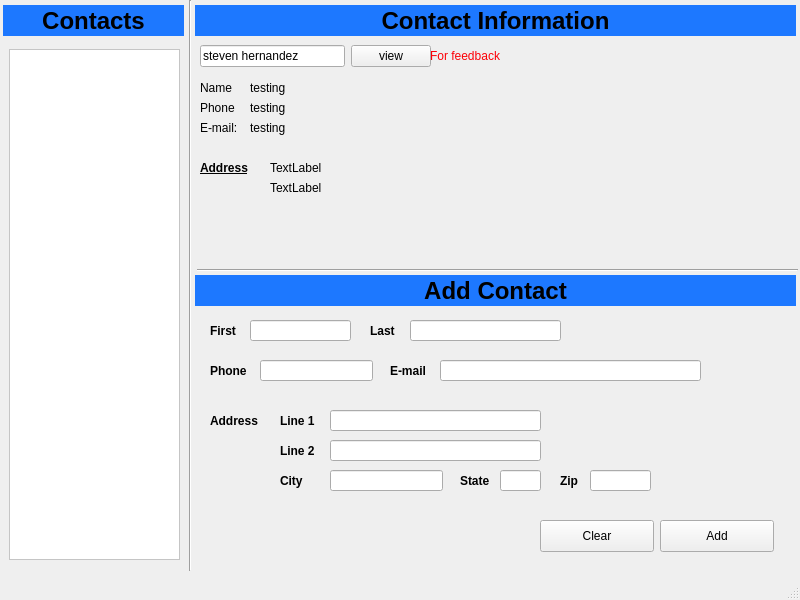
<?xml version="1.0" encoding="UTF-8"?>
<ui version="4.0">
 <class>MainWindow</class>
 <widget class="QMainWindow" name="MainWindow">
  <property name="geometry">
   <rect>
    <x>0</x>
    <y>0</y>
    <width>800</width>
    <height>600</height>
   </rect>
  </property>
  <property name="windowTitle">
   <string>MainWindow</string>
  </property>
  <widget class="QWidget" name="centralwidget">
   <widget class="QScrollArea" name="contactScrollArea">
    <property name="geometry">
     <rect>
      <x>9</x>
      <y>49</y>
      <width>171</width>
      <height>511</height>
     </rect>
    </property>
    <property name="styleSheet">
     <string notr="true">background-color: rgb(255, 255, 255);</string>
    </property>
    <property name="widgetResizable">
     <bool>true</bool>
    </property>
    <widget class="QWidget" name="scrollAreaWidgetContents">
     <property name="geometry">
      <rect>
       <x>0</x>
       <y>0</y>
       <width>169</width>
       <height>509</height>
      </rect>
     </property>
    </widget>
   </widget>
   <widget class="QLabel" name="contactsHeader">
    <property name="geometry">
     <rect>
      <x>-2</x>
      <y>0</y>
      <width>191</width>
      <height>41</height>
     </rect>
    </property>
    <property name="font">
     <font>
      <pointsize>18</pointsize>
      <weight>75</weight>
      <bold>true</bold>
     </font>
    </property>
    <property name="autoFillBackground">
     <bool>false</bool>
    </property>
    <property name="styleSheet">
     <string notr="true">background-color: rgb(29, 120, 255);
margin:5px</string>
    </property>
    <property name="text">
     <string>Contacts</string>
    </property>
    <property name="alignment">
     <set>Qt::AlignCenter</set>
    </property>
   </widget>
   <widget class="QLabel" name="firstNameLbl">
    <property name="geometry">
     <rect>
      <x>210</x>
      <y>320</y>
      <width>31</width>
      <height>21</height>
     </rect>
    </property>
    <property name="font">
     <font>
      <weight>75</weight>
      <bold>true</bold>
     </font>
    </property>
    <property name="text">
     <string>First</string>
    </property>
   </widget>
   <widget class="QLineEdit" name="firstNameInput">
    <property name="geometry">
     <rect>
      <x>250</x>
      <y>320</y>
      <width>101</width>
      <height>21</height>
     </rect>
    </property>
    <property name="text">
     <string/>
    </property>
   </widget>
   <widget class="QLabel" name="lastNamelbl">
    <property name="geometry">
     <rect>
      <x>370</x>
      <y>320</y>
      <width>31</width>
      <height>21</height>
     </rect>
    </property>
    <property name="font">
     <font>
      <weight>75</weight>
      <bold>true</bold>
     </font>
    </property>
    <property name="text">
     <string>Last</string>
    </property>
   </widget>
   <widget class="QLineEdit" name="lastNameInput">
    <property name="geometry">
     <rect>
      <x>410</x>
      <y>320</y>
      <width>151</width>
      <height>21</height>
     </rect>
    </property>
    <property name="text">
     <string/>
    </property>
   </widget>
   <widget class="QLabel" name="phoneLbl">
    <property name="geometry">
     <rect>
      <x>210</x>
      <y>360</y>
      <width>41</width>
      <height>21</height>
     </rect>
    </property>
    <property name="font">
     <font>
      <weight>75</weight>
      <bold>true</bold>
     </font>
    </property>
    <property name="text">
     <string>Phone</string>
    </property>
   </widget>
   <widget class="QLabel" name="emailLbl">
    <property name="geometry">
     <rect>
      <x>390</x>
      <y>360</y>
      <width>41</width>
      <height>21</height>
     </rect>
    </property>
    <property name="font">
     <font>
      <weight>75</weight>
      <bold>true</bold>
     </font>
    </property>
    <property name="text">
     <string>E-mail</string>
    </property>
   </widget>
   <widget class="QLineEdit" name="phon3Input">
    <property name="geometry">
     <rect>
      <x>260</x>
      <y>360</y>
      <width>113</width>
      <height>21</height>
     </rect>
    </property>
   </widget>
   <widget class="QLineEdit" name="emailInput">
    <property name="geometry">
     <rect>
      <x>440</x>
      <y>360</y>
      <width>261</width>
      <height>21</height>
     </rect>
    </property>
    <property name="text">
     <string/>
    </property>
   </widget>
   <widget class="QPushButton" name="addButton">
    <property name="geometry">
     <rect>
      <x>660</x>
      <y>520</y>
      <width>114</width>
      <height>32</height>
     </rect>
    </property>
    <property name="text">
     <string>Add</string>
    </property>
   </widget>
   <widget class="QPushButton" name="clearButton">
    <property name="geometry">
     <rect>
      <x>540</x>
      <y>520</y>
      <width>114</width>
      <height>32</height>
     </rect>
    </property>
    <property name="text">
     <string>Clear</string>
    </property>
   </widget>
   <widget class="QLabel" name="addressLbl">
    <property name="geometry">
     <rect>
      <x>210</x>
      <y>410</y>
      <width>61</width>
      <height>21</height>
     </rect>
    </property>
    <property name="font">
     <font>
      <weight>75</weight>
      <bold>true</bold>
     </font>
    </property>
    <property name="text">
     <string>Address</string>
    </property>
   </widget>
   <widget class="QLabel" name="addContactLabel">
    <property name="geometry">
     <rect>
      <x>190</x>
      <y>270</y>
      <width>611</width>
      <height>41</height>
     </rect>
    </property>
    <property name="font">
     <font>
      <pointsize>18</pointsize>
      <weight>75</weight>
      <bold>true</bold>
     </font>
    </property>
    <property name="autoFillBackground">
     <bool>false</bool>
    </property>
    <property name="styleSheet">
     <string notr="true">background-color: rgb(29, 120, 255);
margin:5px</string>
    </property>
    <property name="text">
     <string>Add Contact</string>
    </property>
    <property name="alignment">
     <set>Qt::AlignCenter</set>
    </property>
   </widget>
   <widget class="QLabel" name="line1Lbl">
    <property name="geometry">
     <rect>
      <x>280</x>
      <y>410</y>
      <width>51</width>
      <height>21</height>
     </rect>
    </property>
    <property name="font">
     <font>
      <weight>75</weight>
      <bold>true</bold>
     </font>
    </property>
    <property name="text">
     <string>Line 1</string>
    </property>
   </widget>
   <widget class="QLabel" name="Line2Lbl">
    <property name="geometry">
     <rect>
      <x>280</x>
      <y>440</y>
      <width>51</width>
      <height>21</height>
     </rect>
    </property>
    <property name="font">
     <font>
      <weight>75</weight>
      <bold>true</bold>
     </font>
    </property>
    <property name="text">
     <string>Line 2</string>
    </property>
   </widget>
   <widget class="QLineEdit" name="addressLine1Input">
    <property name="geometry">
     <rect>
      <x>330</x>
      <y>410</y>
      <width>211</width>
      <height>21</height>
     </rect>
    </property>
    <property name="text">
     <string/>
    </property>
   </widget>
   <widget class="QLineEdit" name="addressLine2Input">
    <property name="geometry">
     <rect>
      <x>330</x>
      <y>440</y>
      <width>211</width>
      <height>21</height>
     </rect>
    </property>
   </widget>
   <widget class="QLineEdit" name="cityInput">
    <property name="geometry">
     <rect>
      <x>330</x>
      <y>470</y>
      <width>113</width>
      <height>21</height>
     </rect>
    </property>
    <property name="text">
     <string/>
    </property>
   </widget>
   <widget class="QLabel" name="cityLbl">
    <property name="geometry">
     <rect>
      <x>280</x>
      <y>470</y>
      <width>51</width>
      <height>21</height>
     </rect>
    </property>
    <property name="font">
     <font>
      <weight>75</weight>
      <bold>true</bold>
     </font>
    </property>
    <property name="text">
     <string>City</string>
    </property>
   </widget>
   <widget class="QLabel" name="stateLbl">
    <property name="geometry">
     <rect>
      <x>460</x>
      <y>470</y>
      <width>51</width>
      <height>21</height>
     </rect>
    </property>
    <property name="font">
     <font>
      <weight>75</weight>
      <bold>true</bold>
     </font>
    </property>
    <property name="text">
     <string>State</string>
    </property>
   </widget>
   <widget class="QLabel" name="zipLbl">
    <property name="geometry">
     <rect>
      <x>560</x>
      <y>470</y>
      <width>31</width>
      <height>21</height>
     </rect>
    </property>
    <property name="font">
     <font>
      <weight>75</weight>
      <bold>true</bold>
     </font>
    </property>
    <property name="text">
     <string>Zip</string>
    </property>
   </widget>
   <widget class="QLineEdit" name="stateInput">
    <property name="geometry">
     <rect>
      <x>500</x>
      <y>470</y>
      <width>41</width>
      <height>21</height>
     </rect>
    </property>
    <property name="text">
     <string/>
    </property>
   </widget>
   <widget class="QLineEdit" name="zipInput">
    <property name="geometry">
     <rect>
      <x>590</x>
      <y>470</y>
      <width>61</width>
      <height>21</height>
     </rect>
    </property>
    <property name="text">
     <string/>
    </property>
   </widget>
   <widget class="QLabel" name="contactInformationHeader">
    <property name="geometry">
     <rect>
      <x>190</x>
      <y>0</y>
      <width>611</width>
      <height>41</height>
     </rect>
    </property>
    <property name="font">
     <font>
      <pointsize>18</pointsize>
      <weight>75</weight>
      <bold>true</bold>
     </font>
    </property>
    <property name="autoFillBackground">
     <bool>false</bool>
    </property>
    <property name="styleSheet">
     <string notr="true">background-color: rgb(29, 120, 255);
margin:5px
</string>
    </property>
    <property name="text">
     <string>Contact Information</string>
    </property>
    <property name="alignment">
     <set>Qt::AlignCenter</set>
    </property>
   </widget>
   <widget class="Line" name="verticalDivider">
    <property name="geometry">
     <rect>
      <x>180</x>
      <y>0</y>
      <width>20</width>
      <height>571</height>
     </rect>
    </property>
    <property name="orientation">
     <enum>Qt::Vertical</enum>
    </property>
   </widget>
   <widget class="Line" name="horizontalDivider">
    <property name="geometry">
     <rect>
      <x>197</x>
      <y>260</y>
      <width>601</width>
      <height>20</height>
     </rect>
    </property>
    <property name="orientation">
     <enum>Qt::Horizontal</enum>
    </property>
   </widget>
   <widget class="QLabel" name="informationViewFeedback">
    <property name="geometry">
     <rect>
      <x>430</x>
      <y>40</y>
      <width>301</width>
      <height>31</height>
     </rect>
    </property>
    <property name="styleSheet">
     <string notr="true">color: rgb(252, 1, 7);</string>
    </property>
    <property name="text">
     <string>For feedback</string>
    </property>
   </widget>
   <widget class="QLabel" name="informationNameLbl">
    <property name="geometry">
     <rect>
      <x>200</x>
      <y>80</y>
      <width>59</width>
      <height>16</height>
     </rect>
    </property>
    <property name="text">
     <string>Name</string>
    </property>
   </widget>
   <widget class="QLabel" name="informationPhoneLbl">
    <property name="geometry">
     <rect>
      <x>200</x>
      <y>100</y>
      <width>59</width>
      <height>16</height>
     </rect>
    </property>
    <property name="text">
     <string>Phone</string>
    </property>
   </widget>
   <widget class="QLabel" name="informationEmailLbl">
    <property name="geometry">
     <rect>
      <x>200</x>
      <y>120</y>
      <width>59</width>
      <height>16</height>
     </rect>
    </property>
    <property name="text">
     <string>E-mail:</string>
    </property>
   </widget>
   <widget class="QLabel" name="showNameLbl">
    <property name="geometry">
     <rect>
      <x>250</x>
      <y>80</y>
      <width>221</width>
      <height>16</height>
     </rect>
    </property>
    <property name="text">
     <string>testing</string>
    </property>
   </widget>
   <widget class="QLabel" name="showPhoneLbl">
    <property name="geometry">
     <rect>
      <x>250</x>
      <y>100</y>
      <width>261</width>
      <height>16</height>
     </rect>
    </property>
    <property name="text">
     <string>testing</string>
    </property>
   </widget>
   <widget class="QLabel" name="showEmailLbl">
    <property name="geometry">
     <rect>
      <x>250</x>
      <y>120</y>
      <width>281</width>
      <height>16</height>
     </rect>
    </property>
    <property name="text">
     <string>testing</string>
    </property>
   </widget>
   <widget class="QLabel" name="addressInformationLbl">
    <property name="geometry">
     <rect>
      <x>200</x>
      <y>160</y>
      <width>59</width>
      <height>16</height>
     </rect>
    </property>
    <property name="font">
     <font>
      <weight>75</weight>
      <bold>true</bold>
      <underline>true</underline>
     </font>
    </property>
    <property name="text">
     <string>Address</string>
    </property>
   </widget>
   <widget class="QLabel" name="showAddressLbl1">
    <property name="geometry">
     <rect>
      <x>270</x>
      <y>160</y>
      <width>271</width>
      <height>16</height>
     </rect>
    </property>
    <property name="text">
     <string>TextLabel</string>
    </property>
   </widget>
   <widget class="QLabel" name="showAddressLbl2">
    <property name="geometry">
     <rect>
      <x>270</x>
      <y>180</y>
      <width>271</width>
      <height>16</height>
     </rect>
    </property>
    <property name="text">
     <string>TextLabel</string>
    </property>
   </widget>
   <widget class="QWidget" name="">
    <property name="geometry">
     <rect>
      <x>200</x>
      <y>40</y>
      <width>231</width>
      <height>33</height>
     </rect>
    </property>
    <layout class="QHBoxLayout" name="horizontalLayout">
     <item>
      <widget class="QLineEdit" name="contactInput">
       <property name="text">
        <string>steven hernandez</string>
       </property>
      </widget>
     </item>
     <item>
      <widget class="QPushButton" name="informationViewButton">
       <property name="text">
        <string>view</string>
       </property>
      </widget>
     </item>
    </layout>
   </widget>
  </widget>
  <widget class="QStatusBar" name="statusbar"/>
  <action name="actionDocumentation">
   <property name="text">
    <string>Documentation</string>
   </property>
  </action>
  <action name="actionInformation">
   <property name="text">
    <string>Information</string>
   </property>
  </action>
 </widget>
 <resources/>
 <connections/>
</ui>
